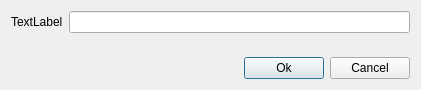
<?xml version="1.0" encoding="UTF-8"?>
<ui version="4.0">
 <class>CreateDatabase</class>
 <widget class="QDialog" name="CreateDatabase">
  <property name="geometry">
   <rect>
    <x>0</x>
    <y>0</y>
    <width>421</width>
    <height>90</height>
   </rect>
  </property>
  <property name="windowTitle">
   <string>Dialog</string>
  </property>
  <layout class="QVBoxLayout" name="verticalLayout">
   <item>
    <layout class="QHBoxLayout" name="horizontalLayout">
     <item>
      <widget class="QLabel" name="label">
       <property name="text">
        <string>TextLabel</string>
       </property>
      </widget>
     </item>
     <item>
      <widget class="QLineEdit" name="lineEdit"/>
     </item>
    </layout>
   </item>
   <item>
    <spacer name="verticalSpacer">
     <property name="orientation">
      <enum>Qt::Vertical</enum>
     </property>
     <property name="sizeHint" stdset="0">
      <size>
       <width>20</width>
       <height>40</height>
      </size>
     </property>
    </spacer>
   </item>
   <item>
    <layout class="QHBoxLayout" name="horizontalLayout_2">
     <item>
      <spacer name="horizontalSpacer">
       <property name="orientation">
        <enum>Qt::Horizontal</enum>
       </property>
       <property name="sizeHint" stdset="0">
        <size>
         <width>40</width>
         <height>20</height>
        </size>
       </property>
      </spacer>
     </item>
     <item>
      <widget class="QPushButton" name="okButton">
       <property name="text">
        <string>Ok</string>
       </property>
      </widget>
     </item>
     <item>
      <widget class="QPushButton" name="cancelButton">
       <property name="text">
        <string>Cancel</string>
       </property>
      </widget>
     </item>
    </layout>
   </item>
  </layout>
 </widget>
 <resources/>
 <connections/>
</ui>
